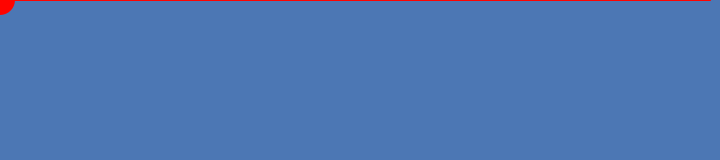
Frame 1 (no input)
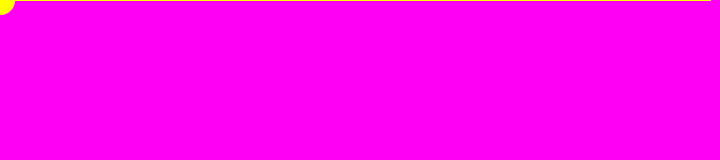
Frame 60 (the mouse pressed at the canvas centre just before this capture)
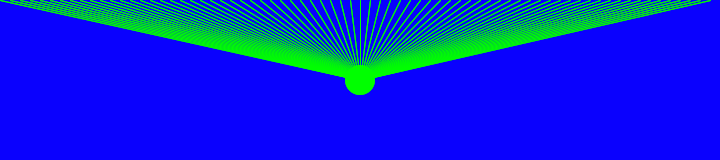
Frame 120 (the mouse held since frame 60 and released just before this capture)

The Processing sketch that drew these frames (run headless with seeded random() and noise(); from frame 60 on, the mouse is pressed at the canvas centre):

// Processing sketch: modulo03
// ── modulo03.pde
float n = 0;


void setup() {
  size(720, 160);
  colorMode(HSB, 360, 100, 100,100);
  background(200, 100, 100);
}

void draw() {
  n = (n+=1)%(width/2);
  float r = random(-1,1);
  noStroke();
  fill(360-n, 100, 100, 30);
  rect(0, 0, width, height);
  fill(n,100,100);
    ellipse(mouseX,mouseY,30,30);
  for (int i = 0; i < width; i += 10) {
    stroke(n, 100, 100);
    strokeWeight(1);
    line(i,0,mouseX,mouseY);
    
  }
}
